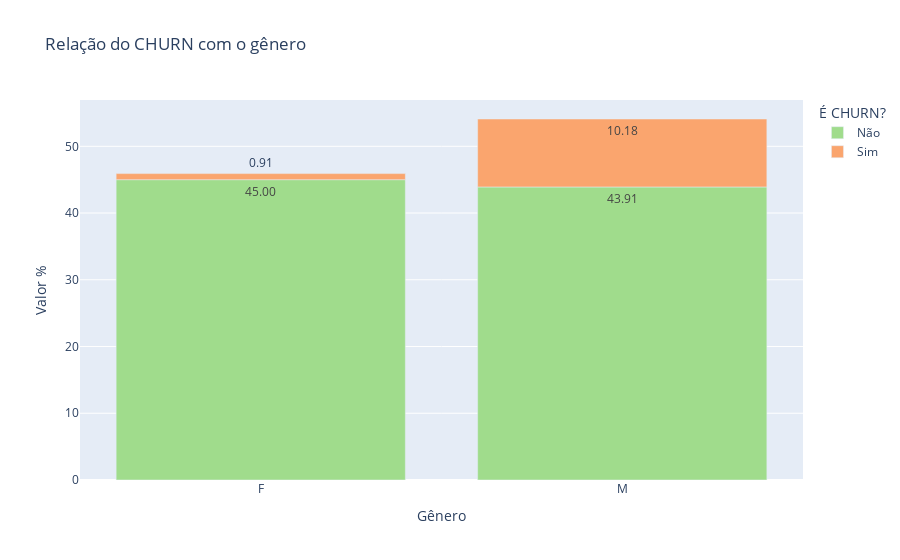

The code cell stored with this chart in its notebook:
### Markdown cell above
## Relação do CHURN com o gênero

Antes de inciar a análise é importante destacar que o gênero é um dado sensível e pode gerar discriminação algorítimica. Por isso é preciso ter muito cuidade ao utilizar esse tipo de dado nos modelos de aprendizado de máquina.

Esse dado é importante no ponto de vista analítico, mas não deve ser utilizado em ações da empresa como forma de discriminação.

### Code cell
df_aux = df[['id_associado','is_churn', 'sexo']].groupby(['is_churn', 'sexo']).agg({'id_associado': 'count'}).reset_index().rename(columns={'id_associado':'total'})
df_aux['perc'] = df_aux['total']/df_aux['total'].sum() * 100
df_aux['is_churn'] = df_aux['is_churn'].map({True: 'Sim', False: 'Não'})

fig = px.bar(df_aux, x="sexo", y="perc", color="is_churn", title="Relação do CHURN com o gênero", color_discrete_sequence=palette_plotly, labels={'sexo': 'Gênero', 'perc':'Valor %'}, text_auto='.2f')
fig.update_layout(
    legend=dict(
        title='É CHURN?'
    )
)
fig.show()

### Figure 1 — Plotly figure (JSON) as saved in the notebook; plotly's stock layout.template omitted (floating-point values rounded to 4 significant figures)
{"data": [{"alignmentgroup": "True", "hovertemplate": "is_churn=Não<br>Gênero=%{x}<br>Valor %=%{y}<extra></extra>", "legendgroup": "Não", "marker": {"color": "#A0DC8C", "pattern": {"shape": ""}}, "name": "Não", "offsetgroup": "Não", "orientation": "v", "showlegend": true, "textposition": "auto", "texttemplate": "%{y:.2f}", "type": "bar", "x": ["F", "M"], "xaxis": "x", "y": [45, 43.91], "yaxis": "y"}, {"alignmentgroup": "True", "hovertemplate": "is_churn=Sim<br>Gênero=%{x}<br>Valor %=%{y}<extra></extra>", "legendgroup": "Sim", "marker": {"color": "#FAA56E", "pattern": {"shape": ""}}, "name": "Sim", "offsetgroup": "Sim", "orientation": "v", "showlegend": true, "textposition": "auto", "texttemplate": "%{y:.2f}", "type": "bar", "x": ["F", "M"], "xaxis": "x", "y": [0.9091, 10.18], "yaxis": "y"}], "layout": {"barmode": "relative", "legend": {"title": {"text": "É CHURN?"}, "tracegroupgap": 0}, "title": {"text": "Relação do CHURN com o gênero"}, "xaxis": {"anchor": "y", "domain": [0, 1], "title": {"text": "Gênero"}}, "yaxis": {"anchor": "x", "domain": [0, 1], "title": {"text": "Valor %"}}}}
